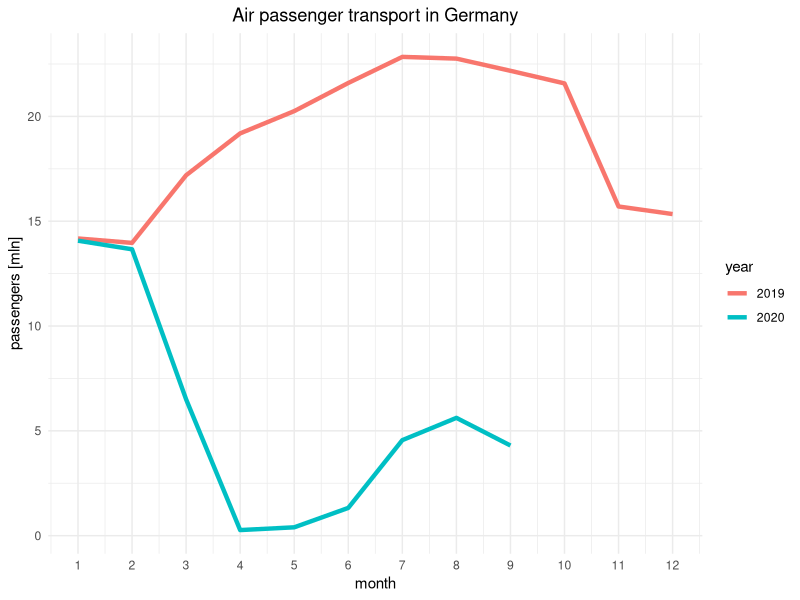
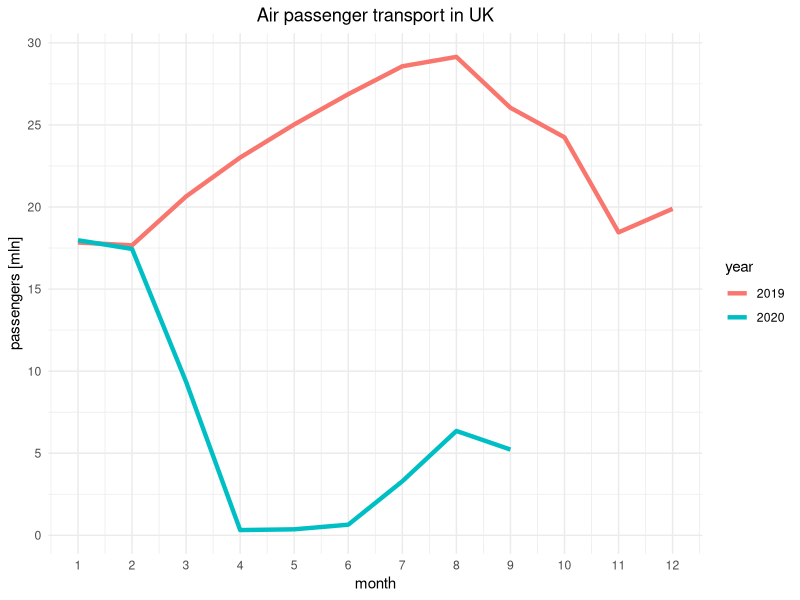
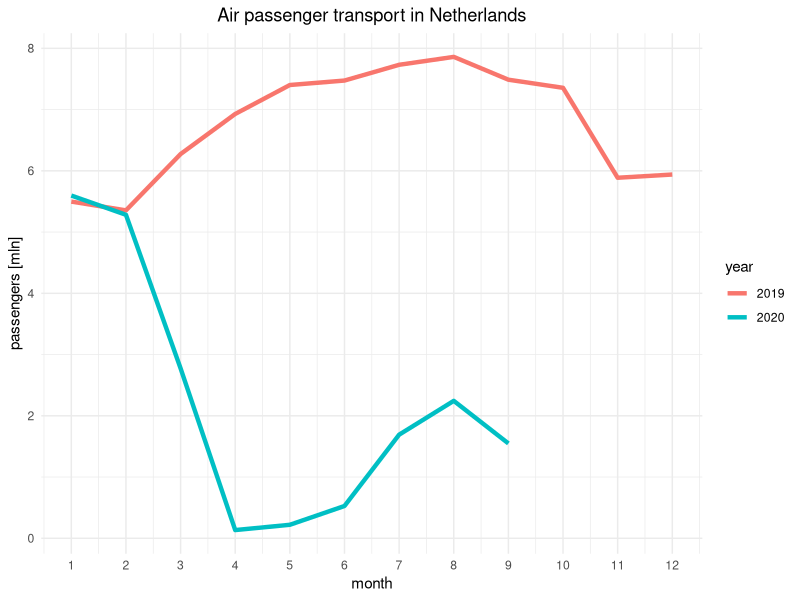
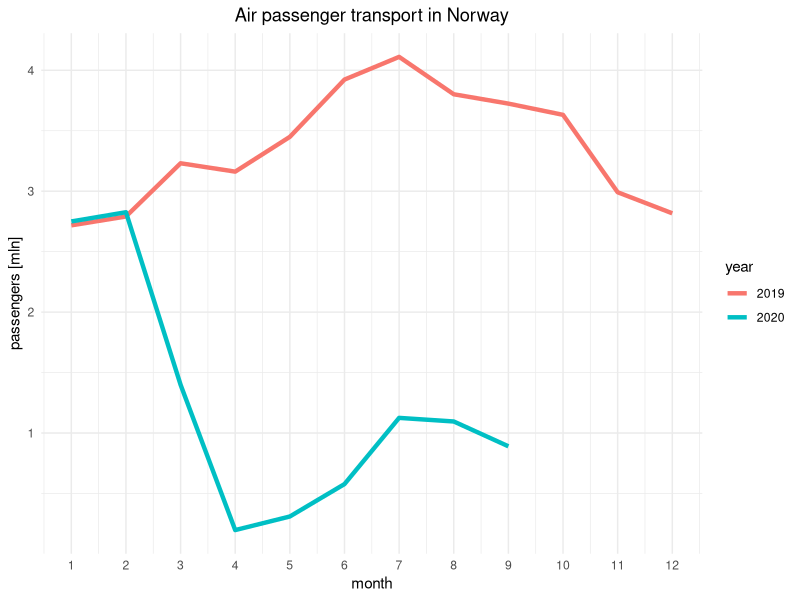

Generate these figures, in order, with R:
library(ggplot2)
library(dplyr)
library(stringi)

air_passengers <- read.csv(file = 'data/air_passengers.tsv', sep = '\t', header = TRUE)
countries <- c("DE", "UK", "NO", "NL")

rows <- rep(c("M,PAS,PAS_CRD,TOTAL,TOT,"), length(countries))

countries <- paste0(rows, countries)

air_passengers %>%
  rename(country = freq.unit.tra_meas.tra_cov.schedule.geo.TIME_PERIOD) %>%
  filter(country %in% countries) -> df

year <- rep(c("2019", "2020"),each=12)[1:21]
month <- rep(1:12, length.out=21)

passengers_DE <- as.numeric(df[df$country == "M,PAS,PAS_CRD,TOTAL,TOT,DE", 2:22])
passengers_UK <- as.numeric(df[df$country == "M,PAS,PAS_CRD,TOTAL,TOT,UK", 2:22])
passengers_NO <- as.numeric(df[df$country == "M,PAS,PAS_CRD,TOTAL,TOT,NO", 2:22])
passengers_NL <- as.numeric(df[df$country == "M,PAS,PAS_CRD,TOTAL,TOT,NL", 2:22])

df_DE <- data.frame(month, year, passengers_DE)
df_UK <- data.frame(month, year, passengers_UK)
df_NO <- data.frame(month, year, passengers_NO)
df_NL <- data.frame(month, year, passengers_NL)


# Germany

ggplot(data = df_DE, aes(
  x = month, y = (passengers_DE/1000000), group = year, color = year
)) +
  geom_line(size=1.5) +
  scale_x_continuous(breaks = scales::pretty_breaks(n = 12)) +
  scale_y_continuous(breaks = scales::pretty_breaks(n = 6)) +
  ylab("passengers [mln]") +
  ggtitle("Air passenger transport in Germany") +
  theme_minimal() +
  theme(plot.title = element_text(hjust = 0.5))

# United Kingdom

ggplot(data = df_UK, aes(
  x = month, y = (passengers_UK/1000000), group = year, color = year
)) +
  geom_line(size=1.5) +
  scale_x_continuous(breaks = scales::pretty_breaks(n = 12)) +
  scale_y_continuous(breaks = scales::pretty_breaks(n = 6)) +
  ylab("passengers [mln]") +
  ggtitle("Air passenger transport in UK") +
  theme_minimal() +
  theme(plot.title = element_text(hjust = 0.5))

# Netherlands

ggplot(data = df_NL, aes(
  x = month, y = (passengers_NL/1000000), group = year, color = year
)) +
  geom_line(size=1.5) +
  scale_x_continuous(breaks = scales::pretty_breaks(n = 12)) +
  scale_y_continuous(breaks = scales::pretty_breaks(n = 6)) +
  ylab("passengers [mln]") +
  ggtitle("Air passenger transport in Netherlands") +
  theme_minimal() +
  theme(plot.title = element_text(hjust = 0.5))

# Norway

ggplot(data = df_NO, aes(
  x = month, y = (passengers_NO/1000000), group = year, color = year
)) +
  geom_line(size=1.5) +
  scale_x_continuous(breaks = scales::pretty_breaks(n = 12)) +
  scale_y_continuous(breaks = scales::pretty_breaks(n = 6)) +
  ylab("passengers [mln]") +
  ggtitle("Air passenger transport in Norway") +
  theme_minimal() +
  theme(plot.title = element_text(hjust = 0.5))
